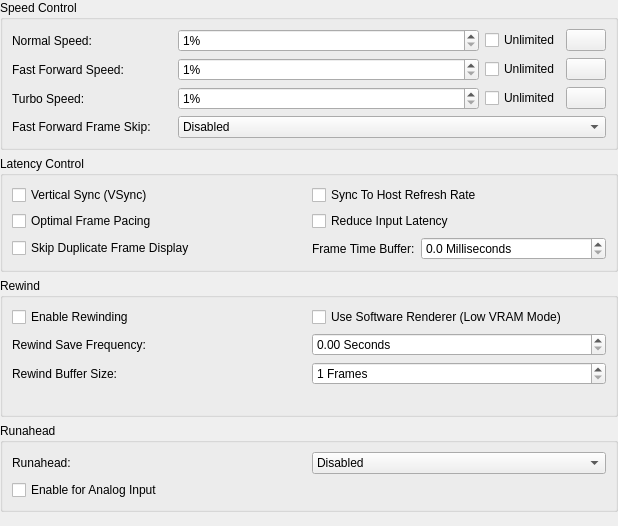
<?xml version="1.0" encoding="UTF-8"?>
<ui version="4.0">
 <class>EmulationSettingsWidget</class>
 <widget class="QWidget" name="EmulationSettingsWidget">
  <property name="geometry">
   <rect>
    <x>0</x>
    <y>0</y>
    <width>618</width>
    <height>526</height>
   </rect>
  </property>
  <layout class="QVBoxLayout" name="verticalLayout">
   <property name="leftMargin">
    <number>0</number>
   </property>
   <property name="topMargin">
    <number>0</number>
   </property>
   <property name="rightMargin">
    <number>0</number>
   </property>
   <property name="bottomMargin">
    <number>0</number>
   </property>
   <item>
    <widget class="QGroupBox" name="groupBox_5">
     <property name="title">
      <string>Speed Control</string>
     </property>
     <layout class="QGridLayout" name="gridLayout_2" columnstretch="0,0" columnminimumwidth="160,0">
      <item row="0" column="0">
       <widget class="QLabel" name="normalSpeedLabel">
        <property name="text">
         <string>Normal Speed:</string>
        </property>
       </widget>
      </item>
      <item row="1" column="0">
       <widget class="QLabel" name="fastForwardSpeedLabel">
        <property name="text">
         <string>Fast Forward Speed:</string>
        </property>
       </widget>
      </item>
      <item row="2" column="0">
       <widget class="QLabel" name="turboSpeedLabel">
        <property name="text">
         <string>Turbo Speed:</string>
        </property>
       </widget>
      </item>
      <item row="3" column="0">
       <widget class="QLabel" name="fastForwardFrameSkipLabel">
        <property name="text">
         <string>Fast Forward Frame Skip:</string>
        </property>
       </widget>
      </item>
      <item row="0" column="1">
       <layout class="QHBoxLayout" name="normalSpeedLayout" stretch="1,0,0">
        <item>
         <widget class="QSpinBox" name="normalSpeed">
          <property name="suffix">
           <string>%</string>
          </property>
          <property name="minimum">
           <number>1</number>
          </property>
          <property name="maximum">
           <number>2000</number>
          </property>
         </widget>
        </item>
        <item>
         <widget class="QCheckBox" name="normalSpeedUnlimited">
          <property name="text">
           <string>Unlimited</string>
          </property>
         </widget>
        </item>
        <item>
         <widget class="QPushButton" name="resetNormalSpeed">
          <property name="toolTip">
           <string>Reset Normal Speed</string>
          </property>
          <property name="icon">
           <iconset resource="resources/duckstation-qt.qrc">
            <normaloff>:/icons/monochrome/svg/delete-back-2-line.svg</normaloff>:/icons/monochrome/svg/delete-back-2-line.svg</iconset>
          </property>
         </widget>
        </item>
       </layout>
      </item>
      <item row="1" column="1">
       <layout class="QHBoxLayout" name="fastForwardSpeedLayout" stretch="1,0,0">
        <item>
         <widget class="QSpinBox" name="fastForwardSpeed">
          <property name="suffix">
           <string>%</string>
          </property>
          <property name="minimum">
           <number>1</number>
          </property>
          <property name="maximum">
           <number>2000</number>
          </property>
         </widget>
        </item>
        <item>
         <widget class="QCheckBox" name="fastForwardSpeedUnlimited">
          <property name="text">
           <string>Unlimited</string>
          </property>
         </widget>
        </item>
        <item>
         <widget class="QPushButton" name="resetFastForwardSpeed">
          <property name="toolTip">
           <string>Reset Fast Forward Speed</string>
          </property>
          <property name="icon">
           <iconset resource="resources/duckstation-qt.qrc">
            <normaloff>:/icons/monochrome/svg/delete-back-2-line.svg</normaloff>:/icons/monochrome/svg/delete-back-2-line.svg</iconset>
          </property>
         </widget>
        </item>
       </layout>
      </item>
      <item row="2" column="1">
       <layout class="QHBoxLayout" name="turboSpeedLayout" stretch="1,0,0">
        <item>
         <widget class="QSpinBox" name="turboSpeed">
          <property name="suffix">
           <string>%</string>
          </property>
          <property name="minimum">
           <number>1</number>
          </property>
          <property name="maximum">
           <number>2000</number>
          </property>
         </widget>
        </item>
        <item>
         <widget class="QCheckBox" name="turboSpeedUnlimited">
          <property name="text">
           <string>Unlimited</string>
          </property>
         </widget>
        </item>
        <item>
         <widget class="QPushButton" name="resetTurboSpeed">
          <property name="toolTip">
           <string>Reset Turbo Speed</string>
          </property>
          <property name="icon">
           <iconset resource="resources/duckstation-qt.qrc">
            <normaloff>:/icons/monochrome/svg/delete-back-2-line.svg</normaloff>:/icons/monochrome/svg/delete-back-2-line.svg</iconset>
          </property>
         </widget>
        </item>
       </layout>
      </item>
      <item row="3" column="1">
       <widget class="QComboBox" name="fastForwardFrameSkip">
        <item>
         <property name="text">
          <string>Disabled</string>
         </property>
        </item>
        <item>
         <property name="text">
          <string>1 Frame</string>
         </property>
        </item>
        <item>
         <property name="text">
          <string>2 Frames</string>
         </property>
        </item>
        <item>
         <property name="text">
          <string>3 Frames</string>
         </property>
        </item>
       </widget>
      </item>
     </layout>
    </widget>
   </item>
   <item>
    <widget class="QGroupBox" name="groupBox_2">
     <property name="title">
      <string>Latency Control</string>
     </property>
     <layout class="QGridLayout" name="gridLayout">
      <item row="0" column="0">
       <widget class="QCheckBox" name="vsync">
        <property name="text">
         <string>Vertical Sync (VSync)</string>
        </property>
       </widget>
      </item>
      <item row="0" column="1">
       <widget class="QCheckBox" name="syncToHostRefreshRate">
        <property name="text">
         <string>Sync To Host Refresh Rate</string>
        </property>
       </widget>
      </item>
      <item row="1" column="0">
       <widget class="QCheckBox" name="optimalFramePacing">
        <property name="text">
         <string>Optimal Frame Pacing</string>
        </property>
       </widget>
      </item>
      <item row="1" column="1">
       <widget class="QCheckBox" name="preFrameSleep">
        <property name="text">
         <string>Reduce Input Latency</string>
        </property>
       </widget>
      </item>
      <item row="2" column="0">
       <widget class="QCheckBox" name="skipPresentingDuplicateFrames">
        <property name="text">
         <string>Skip Duplicate Frame Display</string>
        </property>
       </widget>
      </item>
      <item row="2" column="1">
       <layout class="QHBoxLayout" name="horizontalLayout">
        <item>
         <widget class="QLabel" name="preFrameSleepBufferLabel">
          <property name="sizePolicy">
           <sizepolicy hsizetype="Maximum" vsizetype="Preferred">
            <horstretch>0</horstretch>
            <verstretch>0</verstretch>
           </sizepolicy>
          </property>
          <property name="text">
           <string>Frame Time Buffer:</string>
          </property>
         </widget>
        </item>
        <item>
         <widget class="QDoubleSpinBox" name="preFrameSleepBuffer">
          <property name="suffix">
           <string> Milliseconds</string>
          </property>
          <property name="decimals">
           <number>1</number>
          </property>
          <property name="singleStep">
           <double>0.500000000000000</double>
          </property>
         </widget>
        </item>
       </layout>
      </item>
     </layout>
    </widget>
   </item>
   <item>
    <widget class="QGroupBox" name="groupBox">
     <property name="title">
      <string>Rewind</string>
     </property>
     <layout class="QGridLayout" name="gridLayout_3" columnstretch="0,0">
      <item row="1" column="0">
       <widget class="QLabel" name="label_2">
        <property name="text">
         <string>Rewind Save Frequency:</string>
        </property>
       </widget>
      </item>
      <item row="2" column="1">
       <widget class="QSpinBox" name="rewindSaveSlots">
        <property name="suffix">
         <string> Frames</string>
        </property>
        <property name="minimum">
         <number>1</number>
        </property>
        <property name="maximum">
         <number>10000</number>
        </property>
       </widget>
      </item>
      <item row="3" column="0" colspan="2">
       <widget class="QLabel" name="rewindSummary">
        <property name="wordWrap">
         <bool>true</bool>
        </property>
       </widget>
      </item>
      <item row="2" column="0">
       <widget class="QLabel" name="label">
        <property name="text">
         <string>Rewind Buffer Size:</string>
        </property>
       </widget>
      </item>
      <item row="1" column="1">
       <widget class="QDoubleSpinBox" name="rewindSaveFrequency">
        <property name="suffix">
         <string> Seconds</string>
        </property>
        <property name="maximum">
         <double>3600.000000000000000</double>
        </property>
        <property name="singleStep">
         <double>0.100000000000000</double>
        </property>
       </widget>
      </item>
      <item row="0" column="0">
       <widget class="QCheckBox" name="rewindEnable">
        <property name="text">
         <string>Enable Rewinding</string>
        </property>
       </widget>
      </item>
      <item row="0" column="1">
       <widget class="QCheckBox" name="useSoftwareRendererForMemoryStates">
        <property name="text">
         <string>Use Software Renderer (Low VRAM Mode)</string>
        </property>
       </widget>
      </item>
     </layout>
    </widget>
   </item>
   <item>
    <widget class="QGroupBox" name="groupBox_3">
     <property name="title">
      <string>Runahead</string>
     </property>
     <layout class="QGridLayout" name="gridLayout_4">
      <item row="0" column="0">
       <widget class="QLabel" name="label_3">
        <property name="text">
         <string>Runahead:</string>
        </property>
       </widget>
      </item>
      <item row="0" column="1">
       <widget class="QComboBox" name="runaheadFrames">
        <item>
         <property name="text">
          <string>Disabled</string>
         </property>
        </item>
        <item>
         <property name="text">
          <string>1 Frame</string>
         </property>
        </item>
        <item>
         <property name="text">
          <string>2 Frames</string>
         </property>
        </item>
        <item>
         <property name="text">
          <string>3 Frames</string>
         </property>
        </item>
        <item>
         <property name="text">
          <string>4 Frames</string>
         </property>
        </item>
        <item>
         <property name="text">
          <string>5 Frames</string>
         </property>
        </item>
        <item>
         <property name="text">
          <string>6 Frames</string>
         </property>
        </item>
        <item>
         <property name="text">
          <string>7 Frames</string>
         </property>
        </item>
        <item>
         <property name="text">
          <string>8 Frames</string>
         </property>
        </item>
        <item>
         <property name="text">
          <string>9 Frames</string>
         </property>
        </item>
        <item>
         <property name="text">
          <string>10 Frames</string>
         </property>
        </item>
       </widget>
      </item>
      <item row="1" column="0" colspan="2">
       <widget class="QCheckBox" name="runaheadForAnalogInput">
        <property name="text">
         <string>Enable for Analog Input</string>
        </property>
       </widget>
      </item>
     </layout>
    </widget>
   </item>
   <item>
    <spacer name="verticalSpacer">
     <property name="orientation">
      <enum>Qt::Orientation::Vertical</enum>
     </property>
     <property name="sizeHint" stdset="0">
      <size>
       <width>0</width>
       <height>0</height>
      </size>
     </property>
    </spacer>
   </item>
  </layout>
 </widget>
 <resources>
  <include location="resources/duckstation-qt.qrc"/>
 </resources>
 <connections/>
</ui>
